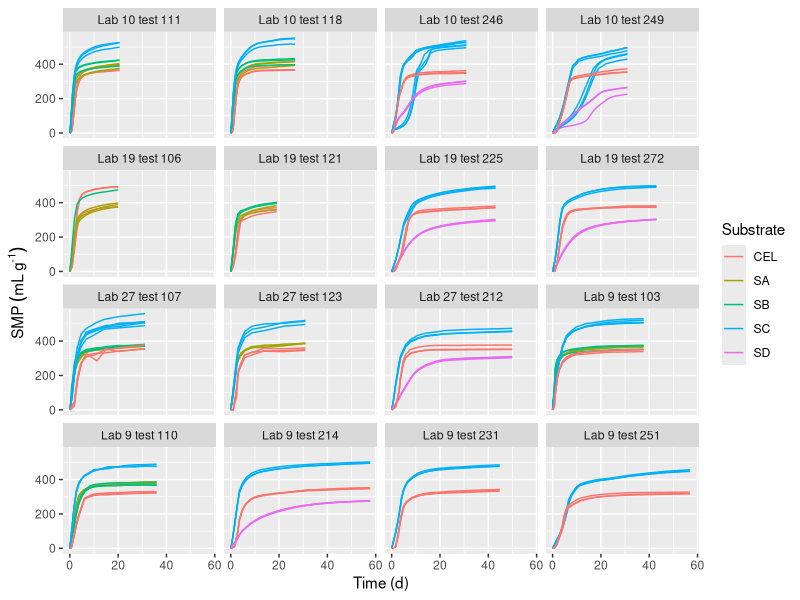
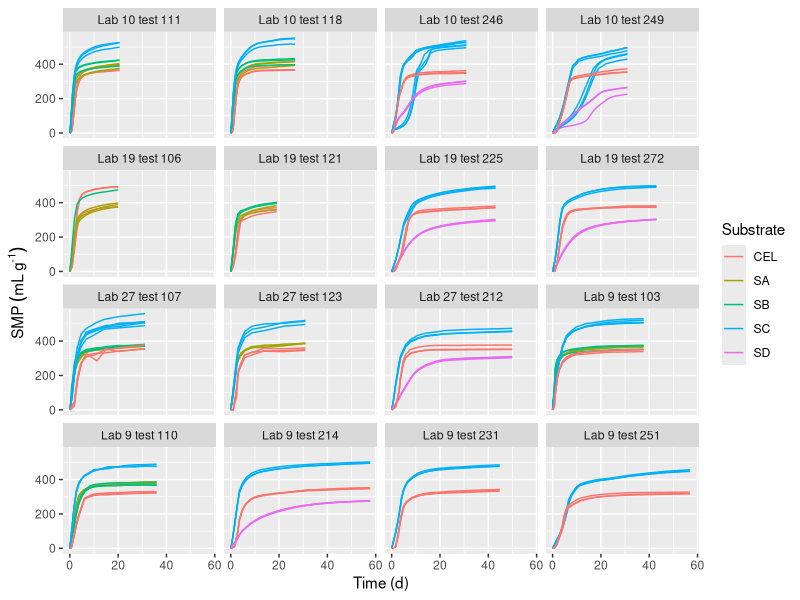

The R script that drew these images, in order:
# SMP plots

# Packages
library(ggplot2)

# Load data
SMP <- read.csv('../data/SMP.csv')

# Check
summary(SMP)

# Plot
ggplot(SMP, aes(time_d, SMP, colour = substrate, group = bottle_id)) +
  geom_line() + facet_wrap(~ paste0('Lab ', lab_id, ' test ', test_id)) +
  labs(x = 'Time (d)', y = expression('SMP'~(mL~g^'-1')), colour = 'Substrate')
ggsave('../plots/SMP.png', height = 6, width = 6)
